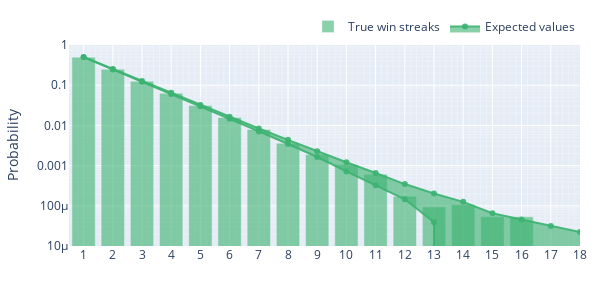

Source (notebook cell):
### Code cell
fig = go.Figure()

fig.add_trace(
    go.Bar(
        x=np.arange(1, 20, 1),
        y=true_counts_wins,
        name='True win streaks',
        marker_color='rgba(60, 179, 113, 0.6)',
    )
)

fig.add_trace(
    go.Scatter(
        x=np.arange(1, 20, 1),
        y=mean_win_counts - 2*std_win_counts,
        line=dict(color='rgba(60, 179, 113, 0.9)'),
        name='Expected values',
        showlegend=False,
        legendgroup='fake_lose'
    )
)

fig.add_trace(
    go.Scatter(
        x=np.arange(1, 20, 1),
        y=mean_win_counts + 2*std_win_counts,
        line=dict(color='rgba(60, 179, 113, 0.9)'),
        fillcolor='rgba(60, 179, 113, 0.6)',
        fill='tonexty',
        name='Expected values',
        legendgroup='fake_lose'
    )
)

fig.update_xaxes(
    tickmode='linear', 
    tick0=1, 
    dtick=1, 
    range=[0.5, 18.],
    showgrid=True, 
    title='',
    minor=dict(showgrid=True)
)

fig.update_yaxes(
    type='log', 
    title='Probability', 
    range=[-5, 0], 
    showgrid=True, 
    minor=dict(showgrid=True)
)

fig.update_layout(
    hovermode="x",
    margin=dict(l=20, r=20, t=20, b=20),
    legend=dict(orientation="h", yanchor="bottom", y=1.02, xanchor="right", x=1),
    width=600, height=300,  
)

# Save to JSON file
with open("docs/loserQ/assets/mock_streak_histogram_win.json", "w") as f:
    f.write(fig.to_json(pretty=True))
    
fig.show()

### Figure 1 — Plotly figure (JSON) as saved in the notebook; plotly's stock layout.template omitted (floating-point values rounded to 4 significant figures)
{"data": [{"marker": {"color": "rgba(60, 179, 113, 0.6)"}, "name": "True win streaks", "type": "bar", "x": [1, 2, 3, 4, 5, 6, 7, 8, 9, 10, 11, 12, 13, 14, 15, 16, 17, 18, 19], "y": [0.4993, 0.2487, 0.1262, 0.06329, 0.03123, 0.01573, 0.007946, 0.00362, 0.001877, 0.001052, 0.0006123, 0.000173, 9.317e-05, 0.0001065, 5.324e-05, 5.324e-05, 0, 0]}, {"legendgroup": "fake_lose", "line": {"color": "rgba(60, 179, 113, 0.9)"}, "name": "Expected values", "showlegend": false, "type": "scatter", "x": [1, 2, 3, 4, 5, 6, 7, 8, 9, 10, 11, 12, 13, 14, 15, 16, 17, 18, 19], "y": [0.4973, 0.2465, 0.1223, 0.06038, 0.02974, 0.0146, 0.007093, 0.003445, 0.001636, 0.000718, 0.0003241, 0.000145, 3.897e-05, -7.602e-06, -8.914e-06, -1.51e-05, -1.589e-05, -1.272e-05]}, {"fill": "tonexty", "fillcolor": "rgba(60, 179, 113, 0.6)", "legendgroup": "fake_lose", "line": {"color": "rgba(60, 179, 113, 0.9)"}, "name": "Expected values", "type": "scatter", "x": [1, 2, 3, 4, 5, 6, 7, 8, 9, 10, 11, 12, 13, 14, 15, 16, 17, 18, 19], "y": [0.5042, 0.253, 0.1277, 0.06444, 0.0324, 0.01642, 0.008374, 0.004376, 0.002268, 0.001213, 0.0006537, 0.0003472, 0.0002015, 0.0001254, 6.511e-05, 4.591e-05, 3.13e-05, 2.239e-05]}], "layout": {"height": 300, "hovermode": "x", "legend": {"orientation": "h", "x": 1, "xanchor": "right", "y": 1.02, "yanchor": "bottom"}, "margin": {"b": 20, "l": 20, "r": 20, "t": 20}, "width": 600, "xaxis": {"dtick": 1, "minor": {"showgrid": true}, "range": [0.5, 18], "showgrid": true, "tick0": 1, "tickmode": "linear", "title": {"text": ""}, "type": "linear"}, "yaxis": {"minor": {"showgrid": true}, "range": [-5, 0], "showgrid": true, "title": {"text": "Probability"}, "type": "log"}}}
